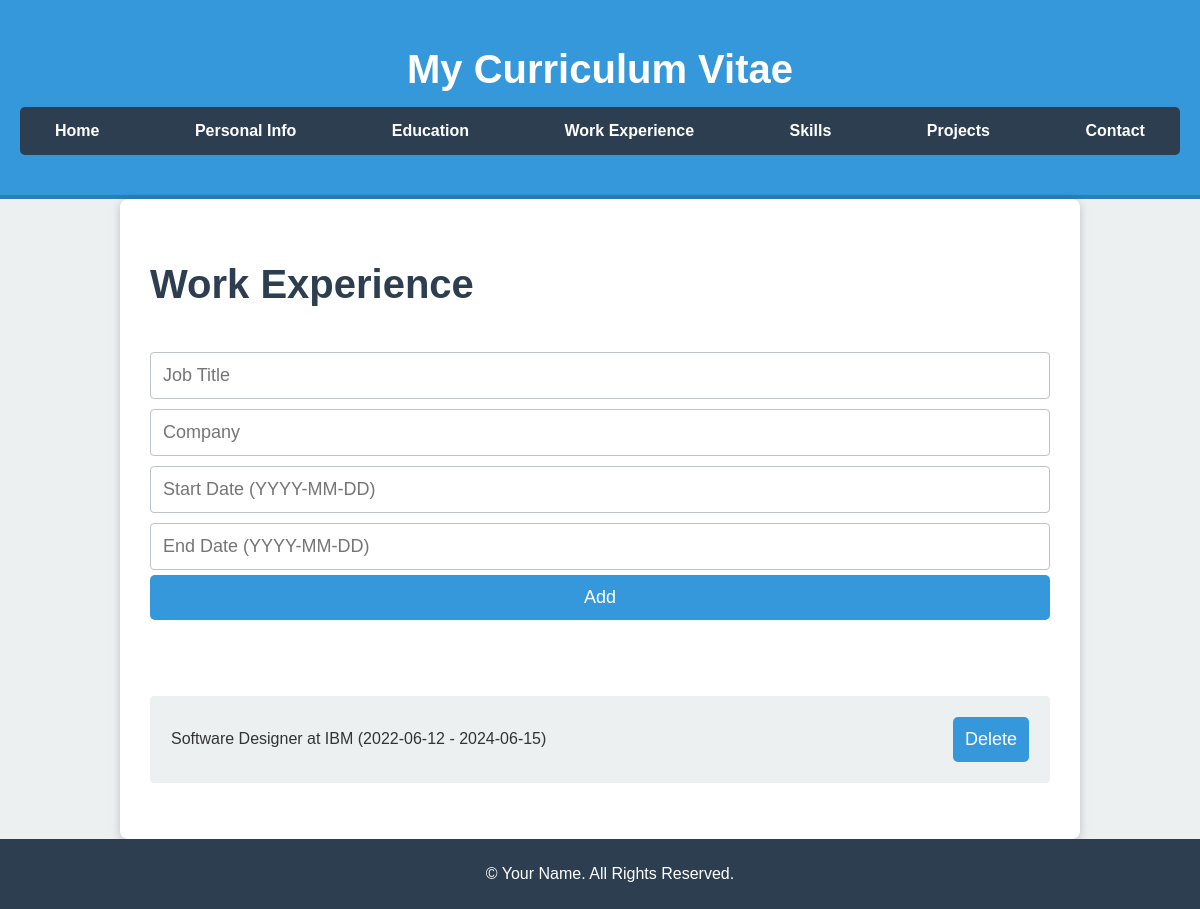
/work_experience, run on the app's committed database.
### app.py (models this page shows)
class WorkExperience(db.Model):
    id = db.Column(db.Integer, primary_key=True)
    job_title = db.Column(db.String(100))
    company = db.Column(db.String(100))
    start_date = db.Column(db.String(10))
    end_date = db.Column(db.String(10))

### app.py (the view, shortened to what this page needs)
@app.route('/work_experience', methods=['GET', 'POST'])
def work_experience():
    experiences = WorkExperience.query.all()
    return render_template('work_experience.html', experiences=experiences)

### templates/work_experience.html
{% extends 'base.html' %}
{% block content %}
<h2>Work Experience</h2>
<form method="POST">
    <input type="text" name="job_title" placeholder="Job Title" required>
    <input type="text" name="company" placeholder="Company" required>
    <input type="text" name="start_date" placeholder="Start Date (YYYY-MM-DD)" required>
    <input type="text" name="end_date" placeholder="End Date (YYYY-MM-DD)" required>
    <button type="submit">Add</button>
</form>
<ul>
    {% for work in experiences %}
    <li>
        {{ work.job_title }} at {{ work.company }} ({{ work.start_date }} - {{ work.end_date }})
        <form method="POST" action="{{ url_for('delete_work', id=work.id) }}">
            <button type="submit">Delete</button>
        </form>
    </li>
    {% endfor %}
</ul>
{% endblock %}

### static/styles.css (style rules this page uses)
body { font-family: 'Arial', sans-serif; margin: 0; padding: 0; background-color: #f0f0f0; color: #333; }
h2 { font-size: 2.5em; margin-bottom: 20px; color: #2c3e50; }
form { display: flex; flex-direction: column; margin-bottom: 30px; }
input[type="text"], input[type="email"], textarea { padding: 12px; margin: 5px 0; border: 1px solid #bdc3c7; border-radius: 4px; font-size: 18px; transition: border-color 0.3s; }
button { background-color: #3498db; color: white; border: none; padding: 12px; border-radius: 5px; cursor: pointer; font-size: 18px; transition: background-color 0.3s; }
ul { list-style-type: none; padding: 0; }
li { padding: 20px; border: 1px solid #ecf0f1; border-radius: 4px; margin: 10px 0; background: #ecf0f1; display: flex; justify-content: space-between; align-items: center; }
li form { margin: 0; }
body { font-family: 'Arial', sans-serif; margin: 0; padding: 0; background-color: #ecf0f1; color: #333; }

### data on the page
WorkExperience: job_title "Software Designer", company "IBM", start_date "2022-06-12", end_date "2024-06-15"
